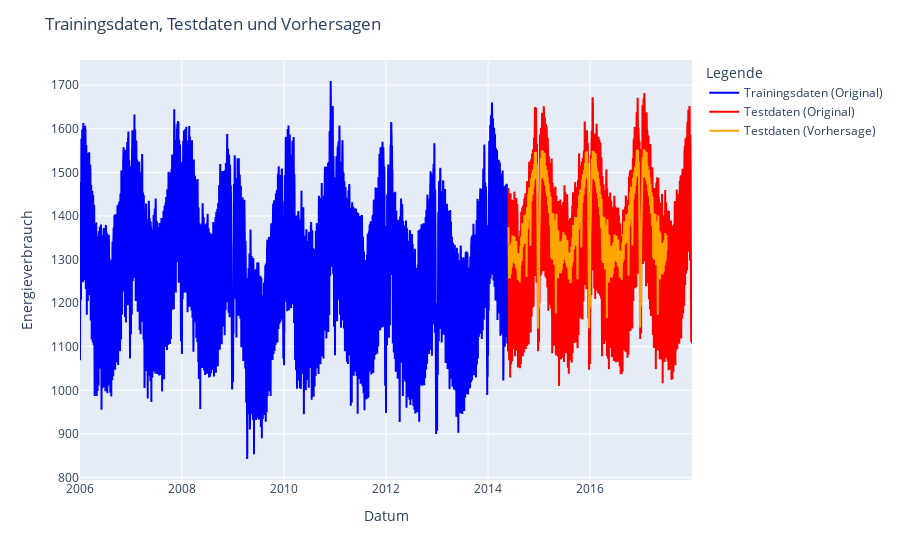

Source (notebook cell):
### Code cell
import pandas as pd
import plotly.express as px
from statsmodels.tsa.seasonal import seasonal_decompose
from statsmodels.tsa.arima.model import ARIMA

# Daten laden und vorbereiten
def daten_laden(datei_pfad, datum_spalte, wert_spalte):
    daten = pd.read_csv(datei_pfad, parse_dates=[datum_spalte])
    daten.set_index(datum_spalte, inplace=True)
    daten = daten[[wert_spalte]].dropna()
    return daten

# Trend und Saisonalität entfernen
def trend_und_saisonalität_entfernen(daten, wert_spalte, frequenz):
    dekomposition = seasonal_decompose(daten[wert_spalte], period=frequenz)
    daten["Trend"] = dekomposition.trend
    daten["Saisonalität"] = dekomposition.seasonal
    daten["Residuen"] = dekomposition.resid
    return daten, dekomposition

# ARIMA mit Update-Funktion anwenden und Vorhersagen erzeugen
def arima_mit_update(daten, trainingsanteil=0.7):
    # Aufteilen in Trainings- und Testdaten
    trainingsgröße = int(len(daten) * trainingsanteil)
    daten_training, daten_test = daten.iloc[:trainingsgröße], daten.iloc[trainingsgröße:]

    # ARIMA-Modell trainieren
    modell = ARIMA(daten_training["Residuen"].dropna(), order=(1, 1, 1))
    trainiertes_modell = modell.fit()

    # Vorhersagen für den Testzeitraum berechnen
    vorhersagen = trainiertes_modell.forecast(steps=len(daten_test))  # Vorhersagen für den gesamten Testzeitraum

    return daten_training, daten_test, vorhersagen

# Ergebnisse grafisch darstellen
def ergebnisse_darstellen_gesamtzeitraum(daten, daten_training, daten_test, vorhersagen):
    # Vorhersagen für die Testdaten berechnen und in den Testdaten einfügen
    daten_test["Vorhersagen"] = vorhersagen + daten_test["Trend"].iloc[:len(vorhersagen)] + daten_test["Saisonalität"].iloc[:len(vorhersagen)]

    # Linienplot
    fig = px.line()

    # Trainingsdaten blau darstellen
    fig.add_scatter(x=daten_training.index, y=daten_training["Consumption"], mode='lines', name='Trainingsdaten (Original)', line=dict(color='blue'))

    # Testdaten (letzte 10%) in roter Farbe darstellen
    fig.add_scatter(x=daten_test.index, y=daten_test["Consumption"], mode='lines', name='Testdaten (Original)', line=dict(color='red'))

    # Vorhersagen für die Testdaten in orange darstellen
    fig.add_scatter(x=daten_test.index, y=daten_test["Vorhersagen"], mode='lines', name='Testdaten (Vorhersage)', line=dict(color='orange'))

    # Visualisierung optimieren
    fig.update_layout(
        title="Trainingsdaten, Testdaten und Vorhersagen",
        xaxis_title="Datum",
        yaxis_title="Energieverbrauch",
        legend_title="Legende"
    )
    
    # Anzeige der Grafik
    fig.show()

# Hauptprogramm
if __name__ == "__main__":
    datei_pfad = "opsd_germany_daily.csv"  # Pfad zur CSV-Datei
    datum_spalte = "Date"        # Spalte mit Datumswerten
    wert_spalte = "Consumption"  # Spalte mit Verbrauchswerten

    # Daten laden
    daten = daten_laden(datei_pfad, datum_spalte, wert_spalte)

    # Trend und Saisonalität entfernen
    daten, dekomposition = trend_und_saisonalität_entfernen(daten, wert_spalte, frequenz=365)

    # ARIMA mit Update anwenden
    daten_training, daten_test, vorhersagen = arima_mit_update(daten)

    # Ergebnisse im Gesamtzeitraum darstellen
    ergebnisse_darstellen_gesamtzeitraum(daten, daten_training, daten_test, vorhersagen)

### Figure 1 — Plotly figure (JSON) as saved in the notebook; plotly's stock layout.template omitted (floating-point values rounded to 4 significant figures; data arrays with more than 128 entries replaced by an {"elided": "..."} marker saying what was removed)
{"data": [{"hovertemplate": "<extra></extra>", "legendgroup": "", "line": {"color": "#636efa", "dash": "solid"}, "marker": {"symbol": "circle"}, "mode": "lines", "name": "", "orientation": "v", "showlegend": false, "xaxis": "x", "yaxis": "y", "type": "scatter"}, {"line": {"color": "blue"}, "mode": "lines", "name": "Trainingsdaten (Original)", "x": {"elided": "3068 str values"}, "y": {"elided": "3068 float values"}, "type": "scatter"}, {"line": {"color": "red"}, "mode": "lines", "name": "Testdaten (Original)", "x": {"elided": "1315 str values"}, "y": {"elided": "1315 float values"}, "type": "scatter"}, {"line": {"color": "orange"}, "mode": "lines", "name": "Testdaten (Vorhersage)", "x": {"elided": "1315 str values"}, "y": {"elided": "1315 float values"}, "type": "scatter"}], "layout": {"xaxis": {"anchor": "y", "domain": [0.0, 1.0], "title": {"text": "Datum"}}, "yaxis": {"anchor": "x", "domain": [0.0, 1.0], "title": {"text": "Energieverbrauch"}}, "legend": {"tracegroupgap": 0, "title": {"text": "Legende"}}, "margin": {"t": 60}, "title": {"text": "Trainingsdaten, Testdaten und Vorhersagen"}}}
